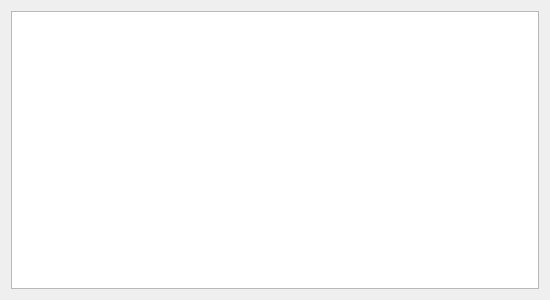
<?xml version="1.0" encoding="UTF-8"?>
<ui version="4.0">
 <class>MyFilePage</class>
 <widget class="QWidget" name="MyFilePage">
  <property name="geometry">
   <rect>
    <x>0</x>
    <y>0</y>
    <width>550</width>
    <height>300</height>
   </rect>
  </property>
  <property name="windowTitle">
   <string>Form</string>
  </property>
  <property name="styleSheet">
   <string notr="true"/>
  </property>
  <layout class="QVBoxLayout" name="verticalLayout">
   <item>
    <widget class="QListWidget" name="fileList">
     <property name="styleSheet">
      <string notr="true">border-image: url(:/main/image/background2.jpg);</string>
     </property>
    </widget>
   </item>
  </layout>
 </widget>
 <resources/>
 <connections/>
</ui>
